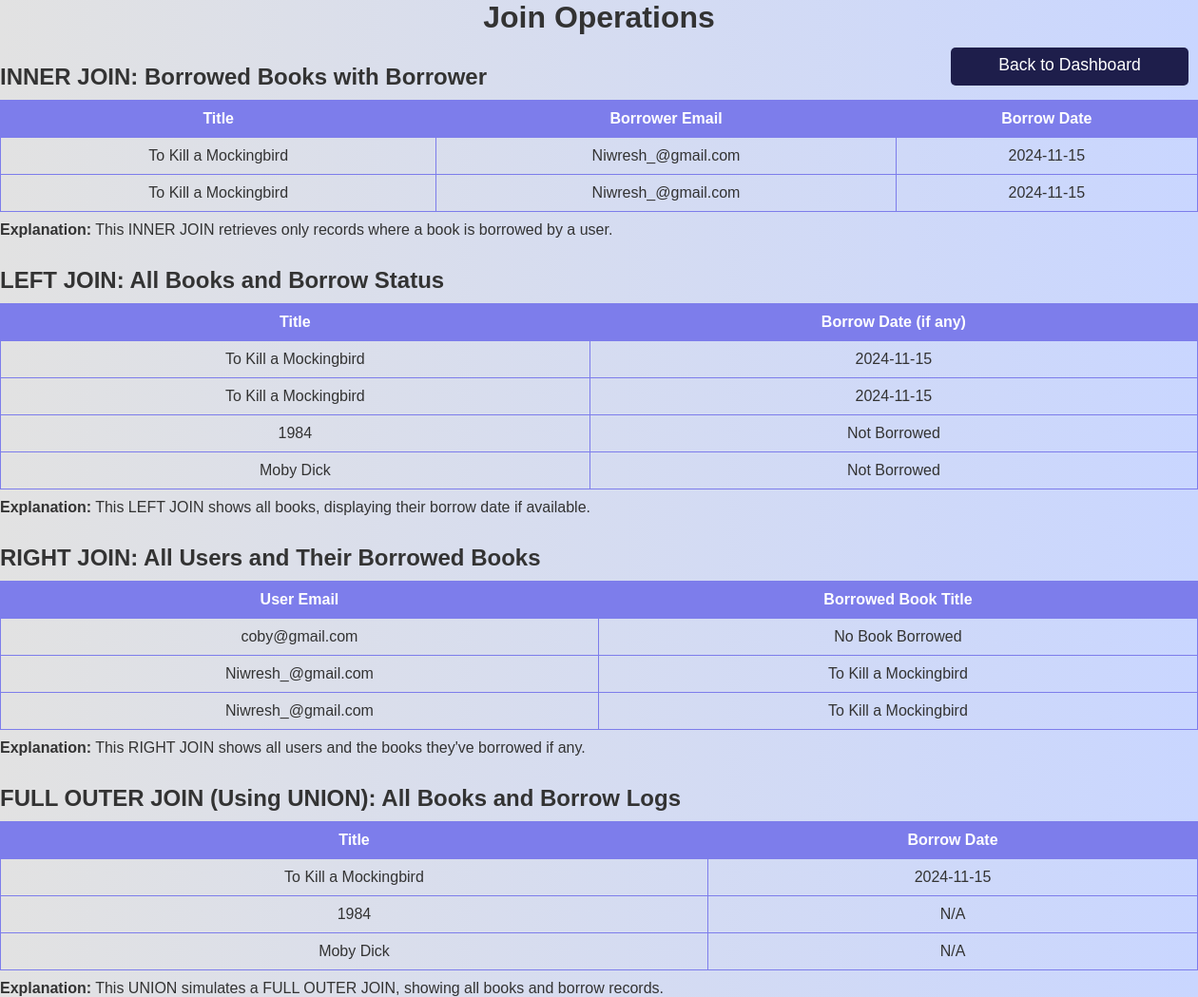
The page /join_operation.php (signed in) on the database its author committed.
### tables this page shows
CREATE TABLE `users` (
  `user_id` int(11) NOT NULL,
  `Fname` varchar(50) NOT NULL,
  `Lname` varchar(50) NOT NULL,
  `Email` varchar(100) NOT NULL,
  `Password` varchar(255) NOT NULL
);

CREATE TABLE `books` (
  `id` int(11) NOT NULL,
  `title` varchar(255) NOT NULL,
  `author` varchar(255) NOT NULL,
  `is_available` tinyint(1) DEFAULT 1
);

### join_operation.php (the view, shortened to what this page needs)
<?php
include 'connect.php';
$innerJoinQuery = "SELECT books.title, users.email, borrowed_books.borrow_date
                   FROM borrowed_books
                   INNER JOIN books ON borrowed_books.book_id = books.id
                   INNER JOIN users ON borrowed_books.user_email = users.email";
$innerJoinResult = $conn->query($innerJoinQuery);
$leftJoinQuery = "SELECT books.title, borrowed_books.borrow_date
                  FROM books
                  LEFT JOIN borrowed_books ON books.id = borrowed_books.book_id";
$leftJoinResult = $conn->query($leftJoinQuery);
$rightJoinQuery = "SELECT users.email, books.title
                   FROM users
                   LEFT JOIN borrowed_books ON borrowed_books.user_email = users.email
                   LEFT JOIN books ON borrowed_books.book_id = books.id";
$rightJoinResult = $conn->query($rightJoinQuery);
$fullOuterJoinQuery = "(SELECT books.title, borrowed_books.borrow_date
                       FROM books
                       LEFT JOIN borrowed_books ON books.id = borrowed_books.book_id)
                       UNION
                       (SELECT books.title, borrowed_books.borrow_date
                       FROM borrowed_books
                       RIGHT JOIN books ON borrowed_books.book_id = books.id)";
$fullOuterJoinResult = $conn->query($fullOuterJoinQuery);
?>
<!DOCTYPE html>
<html lang="en">
<head>
    <link rel="stylesheet" href="style/join_operations.css">
</head>
<body>
    <h1>Join Operations</h1>
    <h2>INNER JOIN: Borrowed Books with Borrower</h2>
    <a href="homepage.php" class="btn">Back to Dashboard</a>
    <table>
        <tr><th>Title</th><th>Borrower Email</th><th>Borrow Date</th></tr>
        <?php
        if ($innerJoinResult->num_rows > 0) {
            while ($row = $innerJoinResult->fetch_assoc()) {
                echo "<tr><td>{$row['title']}</td><td>{$row['email']}</td><td>{$row['borrow_date']}</td></tr>";
            }
        } else {
            echo "<tr><td colspan='3'>No data found.</td></tr>";
        }
        ?>
    </table>
    <p><strong>Explanation:</strong> This INNER JOIN retrieves only records where a book is borrowed by a user.</p>
    <h2>LEFT JOIN: All Books and Borrow Status</h2>
    <table>
        <tr><th>Title</th><th>Borrow Date (if any)</th></tr>
        <?php
        if ($leftJoinResult->num_rows > 0) {
            while ($row = $leftJoinResult->fetch_assoc()) {
                echo "<tr><td>{$row['title']}</td><td>" . ($row['borrow_date'] ?? "Not Borrowed") . "</td></tr>";
            }
        } else {
            echo "<tr><td colspan='2'>No data found.</td></tr>";
        }
        ?>
    </table>
    <p><strong>Explanation:</strong> This LEFT JOIN shows all books, displaying their borrow date if available.</p>
    <h2>RIGHT JOIN: All Users and Their Borrowed Books</h2>
    <table>
        <tr><th>User Email</th><th>Borrowed Book Title</th></tr>
        <?php
        if ($rightJoinResult->num_rows > 0) {
            while ($row = $rightJoinResult->fetch_assoc()) {
                echo "<tr><td>{$row['email']}</td><td>" . ($row['title'] ?? "No Book Borrowed") . "</td></tr>";
            }
        } else {
            echo "<tr><td colspan='2'>No data found.</td></tr>";
        }
        ?>
    </table>
    <p><strong>Explanation:</strong> This RIGHT JOIN shows all users and the books they've borrowed if any.</p>
    <h2>FULL OUTER JOIN (Using UNION): All Books and Borrow Logs</h2>
    <table>
        <tr><th>Title</th><th>Borrow Date</th></tr>
        <?php
        if ($fullOuterJoinResult->num_rows > 0) {
            while ($row = $fullOuterJoinResult->fetch_assoc()) {
                echo "<tr><td>{$row['title']}</td><td>" . ($row['borrow_date'] ?? "N/A") . "</td></tr>";
            }
        } else {
            echo "<tr><td colspan='2'>No data found.</td></tr>";
        }
        ?>
    </table>
    <p><strong>Explanation:</strong> This UNION simulates a FULL OUTER JOIN, showing all books and borrow records.</p>
</body>
</html>

### style/join_operations.css (style rules this page uses)
* { margin: 0; padding: 0; box-sizing: border-box; font-family: "Poppins", sans-serif; }
body { background: linear-gradient(to right, #e2e2e2, #c9d6ff); color: #333; }
h1 { text-align: center; margin-bottom: 20px; color: #333; }
h2 { margin-top: 30px; color: #333; }
table { width: 100%; border-collapse: collapse; margin-top: 10px; }
table, th, td { border: 1px solid rgb(125, 125, 235); }
th, td { text-align: center; padding: 10px; }
th { background-color: rgb(125, 125, 235); color: white; }
p { margin-top: 10px; font-size: 1rem; }
.btn { font-size: 1.1rem; padding: 8px 0; border-radius: 5px; outline: none; border: none; width: 250px; background: rgb(30, 30, 75); color: white; cursor: pointer; transition: 0.9s; height: 40px; left: 1000px; top: 50px; position: absolute; display: inline-block; text-align: center; text-decoration: none; }

### rows shown on the page
users: Email "coby@gmail.com", title "No Book Borrowed"
users: Email "Niwresh_@gmail.com", books.title "To Kill a Mockingbird"

### other values the page prints
$row['title'] "To Kill a Mockingbird"
$row['email'] "Niwresh_@gmail.com"
$row['borrow_date'] "2024-11-15"
$row['title'] "1984"
$row['borrow_date'] "Not Borrowed"
$row['title'] "Moby Dick"
$row['borrow_date'] "N/A"
